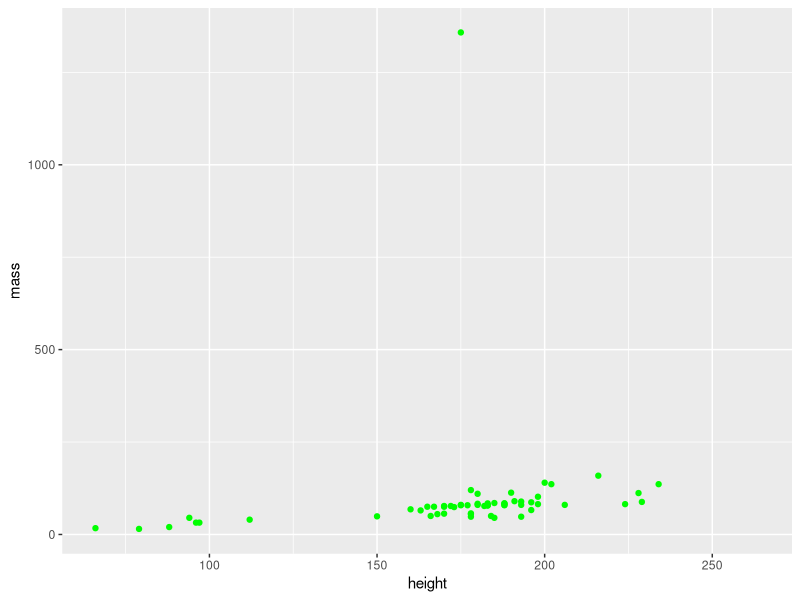

This chart was generated by the following R code:
## ---- chunk 1
knitr::opts_chunk$set(echo = TRUE)
## ---- chunk 2
library(tidyverse)
library(ggplot2)
library(dplyr)
## ---- chunk 3
ggplot(data = starwars, aes(x= height, y= mass)) +
  geom_point(color= "green")
